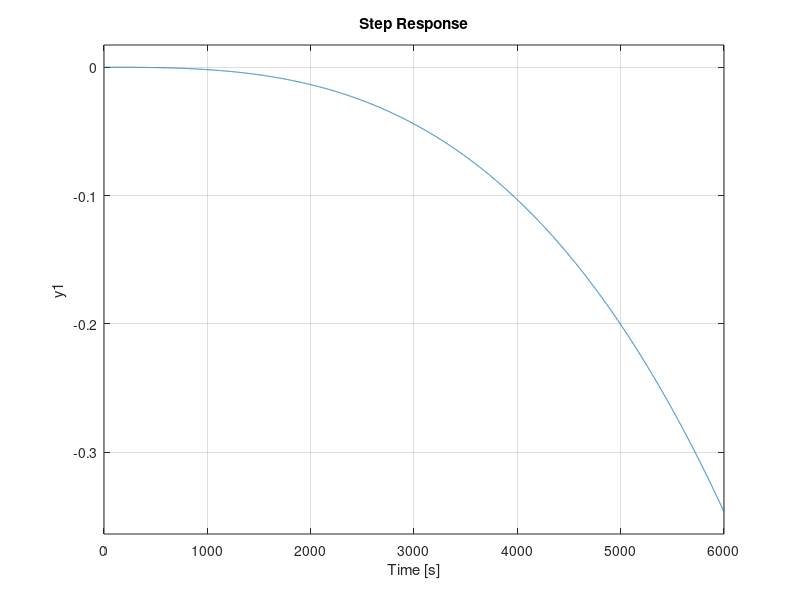

MATLAB code to generate this figure: (Note: this script raises an error after producing the figure.)
clc; clear; close all;

%% HW 4 ASTE 585

% design an attitude controller for the pitch axis of a satellite 

%% Parameter definition

global param

param.Ix = 90;
param.Iy = 80;
param.Iz = 100;

Ix = param.Ix;
Iy = param.Iy;
Iz = param.Iz; 

param.Hb = 27;
Hb = param.Hb;

param.w0 = 2*pi/(60*60*24);
w0 = param.w0;

param.epsilon = w0*(1-1/sqrt(1+(w0*Iz/Hb)));
epsilon = param.epsilon;

param.wn = sqrt(Hb^2/(Ix*Iz));
wn = param.wn;

%% Initial guesses for parameters
param.kf = 0.00000006; % Adjust this value
kf = param.kf;
    
param.ki = 0.013; % Adjust this value
ki = param.ki;

param.alpha = 0.56; % Adjust this value
alpha = param.alpha;

param.beta = 0.6; % Adjust this value
beta = param.beta;

s = tf('s');
K_s = -kf*(1+(ki/s))*((s+alpha)/(s+beta));

%% define pitch transfer function (theta/Tcy)

Ix = param.Ix;
Iz = param.Iz;
w0 = param.w0;

G_theta_s_num = 1;
G_theta_s_den = [Iy,0,0];
G_theta_s = tf(G_theta_s_num,G_theta_s_den);

%% define close loop transfer function 

H = 1; % perfect feedback
G_open_loop = K_s*G_theta_s;
G_close_loop = feedback(G_open_loop,H);

% Step response analysis
figure(1);
step(G_close_loop);
stepinfo(G_close_loop)

% Bode plot analysis
figure(2);
bode(G_close_loop);

% root locus plot analysis
figure(3);
rlocus(G_open_loop);
% Adjust kf, ki, alpha, and beta to meet requirements
% Use the stepinfo function to get overshoot and other metrics
% Use the bandwidth function to get the bandwidth of the system


info = stepinfo(G_close_loop);
overshoot = info.Overshoot;
bw = bandwidth(G_close_loop);

%% define transfer function for roll phi/gamma anad yaw psi/gamma
determinant = Ix*Iz*(s^2+w0^2)*(s^2+wn^2);
G_phi_s = (-Hb^2*(s^2+(w0-epsilon)^2))/determinant; %phi/gamma
G_psi_s = (s*Hb*(1+G_phi_s))/(s^2+w0*Hb);

%% define controller for roll and pitch 

K_s_roll = -((1+0.013/s)*(s+0.05)/(s+0.65));

%% define close loop transfer function for roll and yaw
opts = stepDataOptions('StepAmplitude',deg2rad(5)); % adjust step input magnitude

G_cl_phi = feedback(K_s_roll*G_phi_s,H);
figure(4)
step(G_cl_phi,opts);

G_cl_psi = feedback(K_s_roll*G_psi_s,H);
figure(5)
step(G_cl_psi,opts);

%% define transfer function for disturbance input 
G_x = (Iz*s^2+w0*Hb)/(determinant);
G_z = (Hb*s)/(determinant);
    
%% define disturbance equation and perform laplace transformation
syms t 

T_di_t = 10e-5+10e-4*sin(w0*t);

T_di_x = laplace(T_di_t);